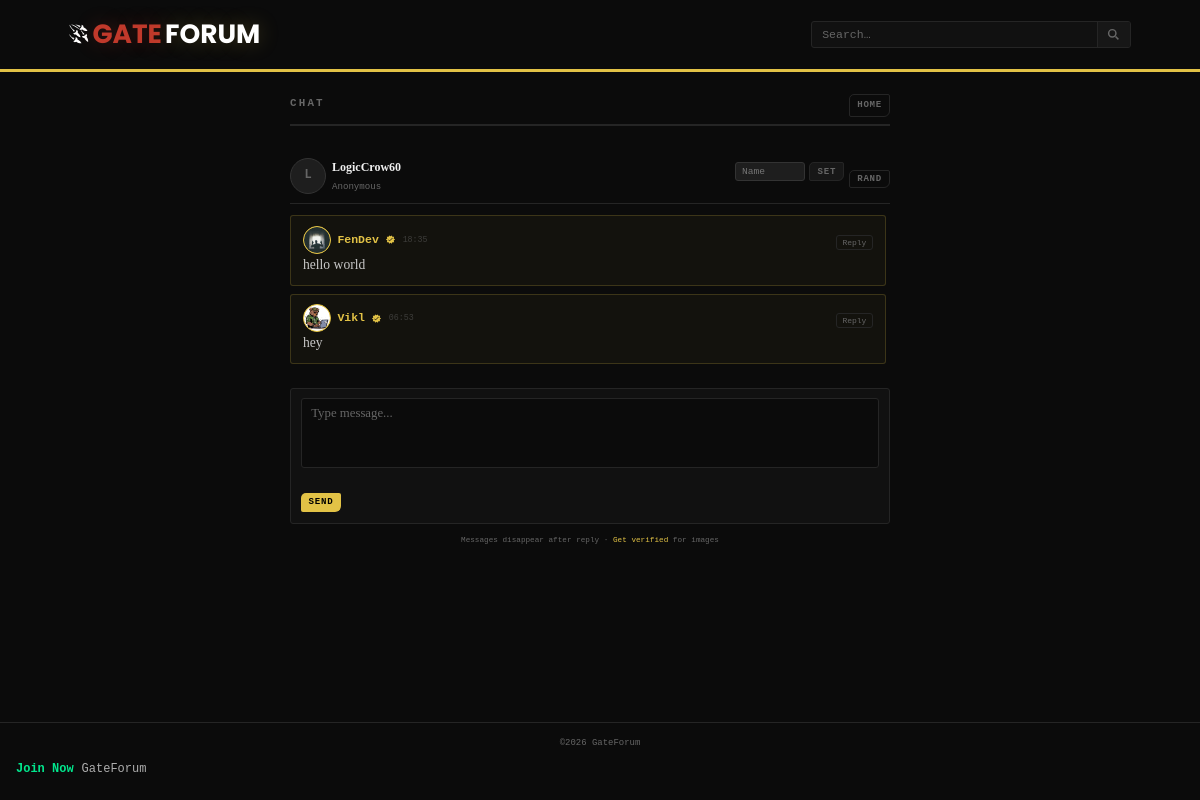
Page /chat on the committed database.
### tables this page shows
CREATE TABLE settings (
            key   TEXT PRIMARY KEY,
            value TEXT NOT NULL DEFAULT ''
        , updated TEXT NOT NULL DEFAULT '');

CREATE TABLE tokens (
            id            TEXT PRIMARY KEY,
            label         TEXT NOT NULL,
            token_hash    TEXT NOT NULL UNIQUE,
            allowed_roles TEXT NOT NULL DEFAULT '',
            note          TEXT NOT NULL DEFAULT '',
            created       TEXT NOT NULL,
            revoked       INTEGER NOT NULL DEFAULT 0,
            is_pool       INTEGER NOT NULL DEFAULT 0,
            pool_token    TEXT NOT NULL DEFAULT '',
            claimed       INTEGER NOT NULL DEFAULT 0,
            claimed_at    TEXT NOT NULL DEFAULT '',
            claimed_by    TEXT NOT NULL DEFAULT '',
            claimed_name  TEXT NOT NULL DEFAULT '',
            claimed_avatar TEXT NOT NULL DEFAULT '',
            verified      INTEGER NOT NULL DEFAULT 0
        , author_id TEXT NOT NULL DEFAULT '', default_role TEXT NOT NULL DEFAULT '');

CREATE TABLE chat (
            id          TEXT PRIMARY KEY,
            message     TEXT NOT NULL,
            image       TEXT NOT NULL DEFAULT '',
            nickname    TEXT NOT NULL,
            is_token    INTEGER NOT NULL DEFAULT 0,
            token_id    TEXT NOT NULL DEFAULT '',
            reply_to    TEXT NOT NULL DEFAULT '',
            reply_to_nick TEXT NOT NULL DEFAULT '',
            replied     INTEGER NOT NULL DEFAULT 0,
            created_at  TEXT NOT NULL
        );

### app.py (the view, shortened to what this page needs)
@app.route("/chat", methods=["GET", "POST"])
def chat_page():
    db = get_db()
    ip = request.remote_addr or "unknown"
    if request.method == "POST" and _chk(_rl_post, ip, 30, 60):
        abort(429)
    tok = _current_tok()
    is_token_user = tok is not None
    if request.method == "POST" and request.form.get("action") == "set_nick":
        new_nick = request.form.get("nickname", "").strip()[:30]
        new_nick = re.sub(r'[<>&"\']', '', new_nick)
        if new_nick and len(new_nick) >= 2:
            session["chat_nick"] = new_nick
        return redirect(url_for("chat_page"))
    nickname = _get_chat_nickname()
    if is_token_user and tok["claimed_name"]:
        nickname = tok["claimed_name"]
    error = None
    if request.method == "POST" and request.form.get("action") == "new_nick":
        session["chat_nick"] = _generate_nickname()
        return redirect(url_for("chat_page"))
    messages_raw = db.execute(
        "SELECT * FROM chat WHERE replied=0 ORDER BY created_at ASC"
    ).fetchall()
    messages = []
    for msg in messages_raw:
        msg_dict = dict(msg)
        msg_dict['avatar'] = ''
        msg_dict['tok_verified'] = 0
        if msg['token_id']:
            tok_info = db.execute(
                "SELECT claimed_avatar, verified FROM tokens WHERE id=?",
                (msg['token_id'],)
            ).fetchone()
            if tok_info:
                if tok_info['claimed_avatar']:
                    msg_dict['avatar'] = tok_info['claimed_avatar']
                msg_dict['tok_verified'] = tok_info['verified']
        messages.append(msg_dict)
    reply_id = request.args.get('reply', '')
    reply_msg = None
    if reply_id:
        reply_msg = db.execute("SELECT * FROM chat WHERE id=?", (reply_id,)).fetchone()
    return render_template("chat.html",
        messages=messages,
        nickname=nickname,
        is_token_user=is_token_user,
        tok_row=tok,
        error=error,
        reply_msg=reply_msg)

### app.py (called while the page is built, shortened)
def _chk(store, ip, limit, window) -> bool:
    now = time.time(); cut = now - window
    store[ip] = [t for t in store[ip] if t > cut]
    if len(store[ip]) >= limit: return True
    store[ip].append(now); return False

def _header_anomaly() -> bool:
    ua  = request.headers.get("User-Agent", "")
    acc = request.headers.get("Accept", "")
    is_tor_like = (
        request.remote_addr in ("127.0.0.1", "::1")
        or ".onion" in (request.host or "")
        or not request.headers.get("Accept-Language")  # Tor strips this
    )
    if is_tor_like:
        if request.method == "GET" and not acc:
            return True
        return False

@app.before_request
def _detect_network():
    host = (request.host or "").lower()
    g.via_tor   = host.endswith(".onion") or host in ("127.0.0.1", "::1")
    g.site_host = host

def get_db():
    if "db" not in g:
        g.db = sqlite3.connect(app.config["DATABASE"],
                               detect_types=sqlite3.PARSE_DECLTYPES)
        g.db.row_factory = sqlite3.Row
        g.db.execute("PRAGMA journal_mode=WAL")
        g.db.execute("PRAGMA synchronous=NORMAL")
        g.db.execute("PRAGMA cache_size=-8000")
        g.db.execute("PRAGMA foreign_keys=ON")
    return g.db

@app.teardown_appcontext
def _close_db(e=None):
    db = g.pop("db", None)
    if db: db.close()

def get_setting(key: str, default: str = "") -> str:
    db  = get_db()
    row = db.execute("SELECT value FROM settings WHERE key=?", (key,)).fetchone()
    return row["value"] if row else default

def _get_token_row(tok: str):
    if not tok or len(tok) > 200: return None
    return get_db().execute(
        "SELECT * FROM tokens WHERE token_hash=? AND revoked=0",
        (_hash_token(tok),)
    ).fetchone()

def _current_tok():
    return _get_token_row(request.cookies.get("dn_token",""))

def _is_admin() -> bool:
    return bool(session.get("admin"))

def _generate_nickname():
    return f"{random.choice(CHAT_ADJECTIVES)}{random.choice(CHAT_NOUNS)}{random.randint(10,99)}"

def _get_chat_nickname():
    if "chat_nick" not in session:
        session["chat_nick"] = _generate_nickname()
    return session["chat_nick"]

@app.context_processor
def _ctx():
    s = get_setting("site_title","GateForum")
    return {
        "admin_login_url":  f"/{ADMIN_PREFIX}/{ADMIN_SUFFIX}",
        "current_is_admin": _is_admin(),
        "current_tok_row":  _current_tok(),
        "site_title":       s,
        "site_tagline":     get_setting("site_tagline",""),
    }

### templates/chat.html (shortened to what this page needs)
{% extends "base.html" %}
{% block content %}
<link rel="stylesheet" href="{{ url_for('static', filename='css/chat.css') }}">
<div class="page-grid"><div></div>
<div class="form-wrap chat-wrap">
  <div class="form-title">
    Chat
    <span style="float:right">
      <a href="{{ url_for('index') }}" class="btn btn-ghost btn-sm">Home</a>
    </span>
  </div>
  <div class="dash-row chat-userbar">
    <div class="author-av chat-user-av">
      {% if tok_row and tok_row.claimed_avatar %}
      <img src="{{ url_for('static', filename='avatars/' ~ tok_row.claimed_avatar) }}" alt="">
      {% else %}
      {{ nickname[0]|upper }}
      {% endif %}
    </div>
    <div class="dash-info">
      <div class="dash-title chat-user-name">{{ nickname }}</div>
      <div class="dash-meta">{% if is_token_user and tok_row and tok_row.verified %}Verified{% elif is_token_user %}My Account{% else %}Anonymous{% endif %}</div>
    </div>
    {% if not is_token_user %}
    <div class="dash-acts">
      <form method="POST" class="chat-nick-form">
        <input type="text" name="nickname" placeholder="Name" maxlength="30" class="if-input chat-nick-input">
        <button type="submit" class="btn btn-secondary btn-sm">Set</button>
      </form>
      <form method="POST">
        <button type="submit" class="btn btn-ghost btn-sm">Rand</button>
      </form>
    </div>
    {% endif %}
  </div>
  <div class="chat-list">
    {% if messages %}
      {% for msg in messages %}
      <div class="chat-item {% if msg.is_token %}chat-item--v{% endif %}">
        <div class="chat-item-head">
          <span class="chat-item-av {% if msg.is_token %}chat-item-av--v{% endif %}">
            {% if msg.avatar %}
            <img src="{{ url_for('static', filename='avatars/' ~ msg.avatar) }}" alt="">
            {% else %}
            {{ msg.nickname[0]|upper }}
            {% endif %}
          </span>
          <span class="chat-item-name {% if msg.is_token %}chat-item-name--v{% endif %}">{{ msg.nickname }}</span>
          {% if msg.tok_verified %}
          <span class="verified verified--gold" title="Verified" style="flex-shrink:0;line-height:1">
            <svg width="11" height="11" viewBox="0 0 24 24"><path fill="currentColor" d="M9 3L8 6H4l1 4l-3 2l3 2l-1 4h4l1 3l3-2l3 2l1-3h4l-1-4l3-2l-3-2l1-4h-4l-1-3l-3 2zm7 5l1 1l-7 7l-3-3l1-1l2 2z"/></svg>
          </span>
          {% endif %}
          <span class="chat-item-time">{{ msg.created_at[11:16] }}</span>
          <form method="GET" action="{{ url_for('chat_page') }}" class="chat-reply-form" style="margin-left:auto">
            <button type="submit" class="chat-item-rbtn">Reply</button>
          </form>
        </div>
        <div class="chat-item-text">{{ msg.message }}</div>
      </div>
      {% endfor %}
    {% else %}
      <div class="empty">No messages yet</div>
    {% endif %}
  </div>
  <div class="chat-compose">
    <form method="POST" {% if is_token_user %}enctype="multipart/form-data"{% endif %}>
      <textarea name="message" placeholder="Type message..." maxlength="1000" rows="3" class="chat-textarea" required></textarea>
      <button type="submit" class="btn btn-primary btn-sm">SEND</button>
    </form>
  </div>
  <div class="chat-footer-text">
    Messages disappear after reply{% if not is_token_user %} · <a href="{{ url_for('token_login') }}">Get verified</a> for images{% endif %}
  </div>
</div>
<div></div></div>
{% endblock %}

### templates/base.html (shortened to what this page needs)
<!DOCTYPE html>
<html lang="en">
<head>
  <link rel="stylesheet" href="{{ url_for('static', filename='css/fonts.css') }}">
  <link rel="stylesheet" href="{{ url_for('static', filename='css/style.css') }}">
</head>
<body>
<div class="site-wrap">
  <header class="site-header">
    <div class="header-inner">
      <a href="{{ url_for('index') }}" class="site-logo">
        <span class="die">{{ site_title.split()[0] if site_title else 'Die' }}</span>{{ site_title.split()[1] if site_title.split()|length > 1 else 'Net' }}
      </a>
      <form class="header-search" method="GET" action="{{ url_for('search') }}">
        <input type="text" name="q" placeholder="Search…" maxlength="200" autocomplete="off" class="hs-input">
        <button type="submit" class="hs-btn" title="Search">
          <svg viewBox="0 0 16 16" fill="none" stroke="currentColor" stroke-width="1.8" width="13" height="13">
            <circle cx="6.5" cy="6.5" r="4.5"/><line x1="10.5" y1="10.5" x2="14" y2="14"/>
          </svg>
        </button>
      </form>
    </div>
  </header>
  <main>{% block content %}{% endblock %}</main>
  <footer class="site-footer">
  ©2026 GateForum
  <div class="footer-line">
    <span class="wallet-title">Join Now</span>
    <span class="wallet-address">
    GateForum
    </span>
  </div>
</footer>
</div>
</body>
</html>

### static/css/chat.css (style rules this page uses)
.chat-list { max-height: 400px; overflow-y: auto; margin-bottom: 1rem; padding-right: 4px; }
.chat-item { background: var(--bg3); border: 1px solid var(--border); border-radius: var(--r); padding: .6rem .75rem; margin-bottom: .5rem; }
.chat-item--v { background: rgba(226,194,70,0.04); border-color: rgba(226,194,70,0.2); }
.chat-item-head { display: flex; flex-direction: row; align-items: center; gap: .4rem; flex-wrap: wrap; }
.chat-item-av { width: 28px; height: 28px; min-width: 28px; min-height: 28px; background: var(--bg4); border: 1px solid var(--border2); border-radius: 50%; display: flex; align-items: center; justify-content: center; font-family: var(--mono); font-size: .7rem; font-weight: 700; color: var(--text-dim); flex-shrink: 0; overflow: hidden; position: relative; }
.chat-item-av img { position: absolute; top: 0; left: 0; width: 100%; height: 100%; object-fit: cover; display: block; border-radius: 50%; }
.chat-item-av--v { background: var(--accent); border-color: var(--accent); color: #000; }
.chat-item-name { font-family: var(--mono); font-size: .72rem; font-weight: 700; color: var(--text-head); }
.chat-item-name--v { color: var(--accent); }
.chat-item-rbtn { background: transparent; border: 1px solid var(--border); border-radius: var(--r); padding: .12rem .35rem; font-family: var(--mono); font-size: .5rem; color: var(--text-dim); cursor: pointer; }
.chat-item-time { font-family: var(--mono); font-size: .52rem; color: var(--text-dim); opacity: 0.5; }
.chat-item-text { font-family: var(--serif); font-size: .85rem; line-height: 1.55; color: var(--text); word-break: break-word; white-space: pre-wrap; }
.chat-compose { background: var(--bg2); border: 1px solid var(--border); border-radius: var(--r); padding: .6rem; }
.chat-textarea { width: 100%; min-height: 70px; max-height: 140px; padding: .4rem .6rem; background: var(--bg); border: 1px solid var(--border); border-radius: var(--r); color: var(--text); font-family: var(--serif); font-size: .8rem; resize: none; outline: none; margin-bottom: .5rem; }
.chat-textarea::placeholder { color: var(--text-dim); }
.chat-footer-text { font-family: var(--mono); font-size: .48rem; color: var(--text-dim); text-align: center; margin-top: .6rem; }
.chat-footer-text a { color: var(--accent); }
.chat-wrap { max-width: 600px; }
.chat-userbar { display: flex; align-items: center; gap: 6px; border-bottom: 1px solid var(--border); padding-bottom: .5rem; margin-bottom: .7rem; }
.chat-user-av { width: 36px; height: 36px; min-width: 36px; min-height: 36px; font-size: .75rem; border-radius: 50%; overflow: hidden; position: relative; display: flex; align-items: center; justify-content: center; background: var(--bg4); border: 1px solid var(--border2); font-family: var(--mono); font-weight: 700; color: var(--text-dim); flex-shrink: 0; }
.chat-user-name { font-size: .75rem; }
.chat-nick-input { width: 70px; font-size: .6rem; padding: .2rem .35rem; }
.chat-nick-form { display: flex; gap: .25rem; }
.chat-reply-form { margin: 0; }

### rows in the picture
settings: value "GATE", split|length "FORUM"
tokens: claimed_avatar (picture)
chat: nickname "FenDev", created_at "18:35", message "hello world"
tokens: claimed_avatar (picture)
chat: nickname "Vikl", created_at "06:53", message "hey"

### other values in the picture
{{ nickname[0]|upper }} "L"
{{ nickname }} "LogicCrow60"
